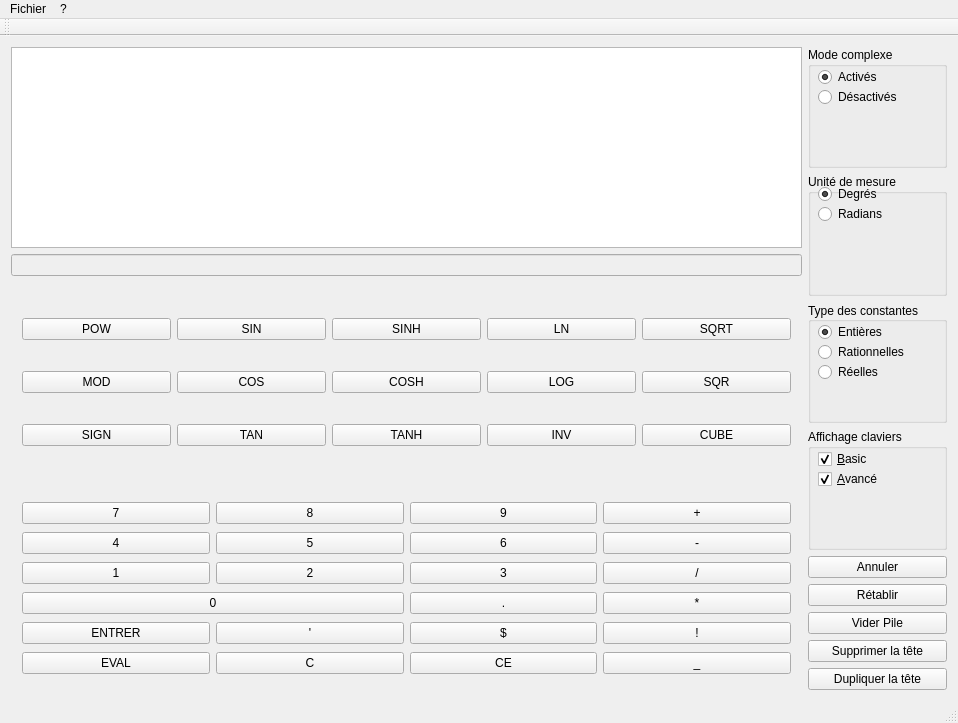
<?xml version="1.0" encoding="UTF-8"?>
<ui version="4.0">
 <class>MainWindow</class>
 <widget class="QMainWindow" name="MainWindow">
  <property name="geometry">
   <rect>
    <x>0</x>
    <y>0</y>
    <width>958</width>
    <height>723</height>
   </rect>
  </property>
  <property name="windowTitle">
   <string>MainWindow</string>
  </property>
  <widget class="QWidget" name="centralWidget">
   <layout class="QHBoxLayout" name="horizontalLayout">
    <item>
     <layout class="QGridLayout" name="gridLayout">
      <item row="3" column="0">
       <widget class="QWidget" name="widget_clavierBasic" native="true">
        <layout class="QHBoxLayout" name="horizontalLayout_2">
         <item>
          <layout class="QGridLayout" name="_clavierBasicLayout">
           <item row="2" column="0">
            <widget class="QPushButton" name="num7">
             <property name="text">
              <string>7</string>
             </property>
             <property name="shortcut">
              <string>7</string>
             </property>
            </widget>
           </item>
           <item row="2" column="1">
            <widget class="QPushButton" name="num8">
             <property name="text">
              <string>8</string>
             </property>
             <property name="shortcut">
              <string>8</string>
             </property>
            </widget>
           </item>
           <item row="2" column="2">
            <widget class="QPushButton" name="num9">
             <property name="text">
              <string>9</string>
             </property>
             <property name="shortcut">
              <string>9</string>
             </property>
            </widget>
           </item>
           <item row="3" column="0">
            <widget class="QPushButton" name="num4">
             <property name="text">
              <string>4</string>
             </property>
             <property name="shortcut">
              <string>4</string>
             </property>
            </widget>
           </item>
           <item row="3" column="1">
            <widget class="QPushButton" name="num5">
             <property name="text">
              <string>5</string>
             </property>
             <property name="shortcut">
              <string>5</string>
             </property>
            </widget>
           </item>
           <item row="3" column="2">
            <widget class="QPushButton" name="num6">
             <property name="text">
              <string>6</string>
             </property>
             <property name="shortcut">
              <string>6</string>
             </property>
            </widget>
           </item>
           <item row="4" column="0">
            <widget class="QPushButton" name="num1">
             <property name="text">
              <string>1</string>
             </property>
             <property name="shortcut">
              <string>1</string>
             </property>
            </widget>
           </item>
           <item row="4" column="1">
            <widget class="QPushButton" name="num2">
             <property name="text">
              <string>2</string>
             </property>
             <property name="shortcut">
              <string>2</string>
             </property>
            </widget>
           </item>
           <item row="4" column="2">
            <widget class="QPushButton" name="num3">
             <property name="text">
              <string>3</string>
             </property>
             <property name="shortcut">
              <string>3</string>
             </property>
            </widget>
           </item>
           <item row="5" column="0" colspan="2">
            <widget class="QPushButton" name="num0">
             <property name="text">
              <string>0</string>
             </property>
             <property name="shortcut">
              <string>0</string>
             </property>
            </widget>
           </item>
           <item row="7" column="0">
            <widget class="QPushButton" name="ENTER">
             <property name="text">
              <string>ENTRER</string>
             </property>
            </widget>
           </item>
           <item row="7" column="2">
            <widget class="QPushButton" name="DOLLAR">
             <property name="text">
              <string>$</string>
             </property>
             <property name="shortcut">
              <string>$</string>
             </property>
            </widget>
           </item>
           <item row="8" column="1">
            <widget class="QPushButton" name="C">
             <property name="text">
              <string>C</string>
             </property>
             <property name="shortcut">
              <string>Backspace</string>
             </property>
            </widget>
           </item>
           <item row="8" column="2">
            <widget class="QPushButton" name="CE">
             <property name="text">
              <string>CE</string>
             </property>
            </widget>
           </item>
           <item row="3" column="3">
            <widget class="QPushButton" name="SOUSTRAIRE">
             <property name="text">
              <string>-</string>
             </property>
             <property name="shortcut">
              <string>-</string>
             </property>
            </widget>
           </item>
           <item row="2" column="3">
            <widget class="QPushButton" name="ADDITIONNER">
             <property name="text">
              <string>+</string>
             </property>
             <property name="shortcut">
              <string>+</string>
             </property>
            </widget>
           </item>
           <item row="4" column="3">
            <widget class="QPushButton" name="DIVISER">
             <property name="text">
              <string>/</string>
             </property>
             <property name="shortcut">
              <string>/</string>
             </property>
            </widget>
           </item>
           <item row="5" column="3">
            <widget class="QPushButton" name="MULTIPLIER">
             <property name="text">
              <string>*</string>
             </property>
             <property name="shortcut">
              <string>*</string>
             </property>
            </widget>
           </item>
           <item row="7" column="3">
            <widget class="QPushButton" name="FACTORIEL">
             <property name="text">
              <string>!</string>
             </property>
             <property name="shortcut">
              <string>!</string>
             </property>
            </widget>
           </item>
           <item row="8" column="3">
            <widget class="QPushButton" name="ESPACE">
             <property name="text">
              <string>_</string>
             </property>
             <property name="shortcut">
              <string>Space</string>
             </property>
            </widget>
           </item>
           <item row="5" column="2">
            <widget class="QPushButton" name="POINT">
             <property name="text">
              <string>.</string>
             </property>
             <property name="shortcut">
              <string>.</string>
             </property>
            </widget>
           </item>
           <item row="7" column="1">
            <widget class="QPushButton" name="QUOTE">
             <property name="text">
              <string>'</string>
             </property>
             <property name="shortcut">
              <string>'</string>
             </property>
            </widget>
           </item>
           <item row="8" column="0">
            <widget class="QPushButton" name="EVAL">
             <property name="text">
              <string>EVAL</string>
             </property>
            </widget>
           </item>
          </layout>
         </item>
        </layout>
       </widget>
      </item>
      <item row="2" column="0">
       <widget class="QWidget" name="widget_clavierAvance" native="true">
        <property name="sizePolicy">
         <sizepolicy hsizetype="Preferred" vsizetype="Preferred">
          <horstretch>0</horstretch>
          <verstretch>0</verstretch>
         </sizepolicy>
        </property>
        <property name="minimumSize">
         <size>
          <width>0</width>
          <height>0</height>
         </size>
        </property>
        <layout class="QHBoxLayout" name="horizontalLayout_3">
         <item>
          <layout class="QGridLayout" name="_clavierAvanceLayout">
           <item row="0" column="0">
            <widget class="QPushButton" name="POW">
             <property name="text">
              <string>POW</string>
             </property>
            </widget>
           </item>
           <item row="0" column="1">
            <widget class="QPushButton" name="SIN">
             <property name="text">
              <string>SIN</string>
             </property>
            </widget>
           </item>
           <item row="0" column="2">
            <widget class="QPushButton" name="SINH">
             <property name="text">
              <string>SINH</string>
             </property>
            </widget>
           </item>
           <item row="0" column="3">
            <widget class="QPushButton" name="LN">
             <property name="text">
              <string>LN</string>
             </property>
            </widget>
           </item>
           <item row="0" column="4">
            <widget class="QPushButton" name="SQRT">
             <property name="text">
              <string>SQRT</string>
             </property>
             <property name="autoExclusive">
              <bool>false</bool>
             </property>
             <property name="autoDefault">
              <bool>false</bool>
             </property>
             <property name="default">
              <bool>false</bool>
             </property>
             <property name="flat">
              <bool>false</bool>
             </property>
            </widget>
           </item>
           <item row="1" column="0">
            <widget class="QPushButton" name="MOD">
             <property name="text">
              <string>MOD</string>
             </property>
            </widget>
           </item>
           <item row="1" column="1">
            <widget class="QPushButton" name="COS">
             <property name="text">
              <string>COS</string>
             </property>
            </widget>
           </item>
           <item row="1" column="2">
            <widget class="QPushButton" name="COSH">
             <property name="text">
              <string>COSH</string>
             </property>
            </widget>
           </item>
           <item row="1" column="3">
            <widget class="QPushButton" name="LOG">
             <property name="text">
              <string>LOG</string>
             </property>
            </widget>
           </item>
           <item row="1" column="4">
            <widget class="QPushButton" name="SQR">
             <property name="text">
              <string>SQR</string>
             </property>
            </widget>
           </item>
           <item row="2" column="0">
            <widget class="QPushButton" name="SIGN">
             <property name="text">
              <string>SIGN</string>
             </property>
            </widget>
           </item>
           <item row="2" column="1">
            <widget class="QPushButton" name="TAN">
             <property name="text">
              <string>TAN</string>
             </property>
            </widget>
           </item>
           <item row="2" column="2">
            <widget class="QPushButton" name="TANH">
             <property name="text">
              <string>TANH</string>
             </property>
            </widget>
           </item>
           <item row="2" column="3">
            <widget class="QPushButton" name="INV">
             <property name="text">
              <string>INV</string>
             </property>
            </widget>
           </item>
           <item row="2" column="4">
            <widget class="QPushButton" name="CUBE">
             <property name="text">
              <string>CUBE</string>
             </property>
            </widget>
           </item>
          </layout>
         </item>
        </layout>
       </widget>
      </item>
      <item row="1" column="0">
       <widget class="QLineEdit" name="inputLine">
        <property name="enabled">
         <bool>false</bool>
        </property>
       </widget>
      </item>
      <item row="0" column="0">
       <widget class="QListView" name="listView">
        <property name="sizePolicy">
         <sizepolicy hsizetype="Preferred" vsizetype="Preferred">
          <horstretch>0</horstretch>
          <verstretch>0</verstretch>
         </sizepolicy>
        </property>
       </widget>
      </item>
     </layout>
    </item>
    <item>
     <layout class="QVBoxLayout" name="verticalLayout_2">
      <item>
       <widget class="QGroupBox" name="groupBox_4">
        <property name="title">
         <string>Mode complexe</string>
        </property>
        <widget class="QRadioButton" name="_modComplexeON">
         <property name="geometry">
          <rect>
           <x>10</x>
           <y>20</y>
           <width>143</width>
           <height>20</height>
          </rect>
         </property>
         <property name="text">
          <string>Activés</string>
         </property>
         <property name="checked">
          <bool>true</bool>
         </property>
        </widget>
        <widget class="QRadioButton" name="_modComplexeOFF">
         <property name="geometry">
          <rect>
           <x>10</x>
           <y>40</y>
           <width>143</width>
           <height>20</height>
          </rect>
         </property>
         <property name="text">
          <string>Désactivés</string>
         </property>
        </widget>
       </widget>
      </item>
      <item>
       <widget class="QGroupBox" name="groupBox">
        <property name="title">
         <string>Unité de mesure</string>
        </property>
        <widget class="QRadioButton" name="_modDegres">
         <property name="geometry">
          <rect>
           <x>10</x>
           <y>10</y>
           <width>161</width>
           <height>20</height>
          </rect>
         </property>
         <property name="text">
          <string>Degrés</string>
         </property>
         <property name="checked">
          <bool>true</bool>
         </property>
        </widget>
        <widget class="QRadioButton" name="_modRadians">
         <property name="geometry">
          <rect>
           <x>10</x>
           <y>30</y>
           <width>161</width>
           <height>20</height>
          </rect>
         </property>
         <property name="text">
          <string>Radians</string>
         </property>
        </widget>
       </widget>
      </item>
      <item>
       <widget class="QGroupBox" name="groupBox_2">
        <property name="title">
         <string>Type des constantes</string>
        </property>
        <property name="alignment">
         <set>Qt::AlignJustify|Qt::AlignVCenter</set>
        </property>
        <property name="flat">
         <bool>false</bool>
        </property>
        <property name="checkable">
         <bool>false</bool>
        </property>
        <widget class="QRadioButton" name="_modEntiers">
         <property name="geometry">
          <rect>
           <x>10</x>
           <y>20</y>
           <width>143</width>
           <height>20</height>
          </rect>
         </property>
         <property name="text">
          <string>Entières</string>
         </property>
         <property name="checked">
          <bool>true</bool>
         </property>
        </widget>
        <widget class="QRadioButton" name="_modRationnels">
         <property name="geometry">
          <rect>
           <x>10</x>
           <y>40</y>
           <width>143</width>
           <height>20</height>
          </rect>
         </property>
         <property name="text">
          <string>Rationnelles</string>
         </property>
        </widget>
        <widget class="QRadioButton" name="_modReels">
         <property name="geometry">
          <rect>
           <x>10</x>
           <y>60</y>
           <width>143</width>
           <height>20</height>
          </rect>
         </property>
         <property name="text">
          <string>Réelles</string>
         </property>
        </widget>
       </widget>
      </item>
      <item>
       <widget class="QGroupBox" name="groupBox_3">
        <property name="title">
         <string>Affichage claviers</string>
        </property>
        <widget class="QCheckBox" name="_clavierBasic">
         <property name="geometry">
          <rect>
           <x>10</x>
           <y>20</y>
           <width>143</width>
           <height>20</height>
          </rect>
         </property>
         <property name="text">
          <string>&amp;Basic</string>
         </property>
         <property name="checked">
          <bool>true</bool>
         </property>
        </widget>
        <widget class="QCheckBox" name="_clavierAvance">
         <property name="geometry">
          <rect>
           <x>10</x>
           <y>40</y>
           <width>143</width>
           <height>20</height>
          </rect>
         </property>
         <property name="text">
          <string>&amp;Avancé</string>
         </property>
         <property name="checked">
          <bool>true</bool>
         </property>
        </widget>
       </widget>
      </item>
      <item>
       <widget class="QPushButton" name="annuler">
        <property name="text">
         <string>Annuler</string>
        </property>
       </widget>
      </item>
      <item>
       <widget class="QPushButton" name="retablir">
        <property name="text">
         <string>Rétablir</string>
        </property>
       </widget>
      </item>
      <item>
       <widget class="QPushButton" name="vider_pile">
        <property name="text">
         <string>Vider Pile</string>
        </property>
       </widget>
      </item>
      <item>
       <widget class="QPushButton" name="supprimer_tete_pile">
        <property name="text">
         <string>Supprimer la tête</string>
        </property>
       </widget>
      </item>
      <item>
       <widget class="QPushButton" name="dupliquer_tete_pile">
        <property name="text">
         <string>Dupliquer la tête</string>
        </property>
       </widget>
      </item>
     </layout>
    </item>
   </layout>
  </widget>
  <widget class="QMenuBar" name="menuBar">
   <property name="geometry">
    <rect>
     <x>0</x>
     <y>0</y>
     <width>958</width>
     <height>22</height>
    </rect>
   </property>
   <widget class="QMenu" name="menuFichier">
    <property name="title">
     <string>Fichier</string>
    </property>
   </widget>
   <widget class="QMenu" name="menu">
    <property name="title">
     <string>?</string>
    </property>
    <addaction name="action_propos"/>
   </widget>
   <addaction name="menuFichier"/>
   <addaction name="menu"/>
  </widget>
  <widget class="QToolBar" name="mainToolBar">
   <attribute name="toolBarArea">
    <enum>TopToolBarArea</enum>
   </attribute>
   <attribute name="toolBarBreak">
    <bool>false</bool>
   </attribute>
  </widget>
  <widget class="QStatusBar" name="statusBar"/>
  <action name="action_propos">
   <property name="text">
    <string>À propos</string>
   </property>
  </action>
 </widget>
 <layoutdefault spacing="6" margin="11"/>
 <resources/>
 <connections/>
</ui>
